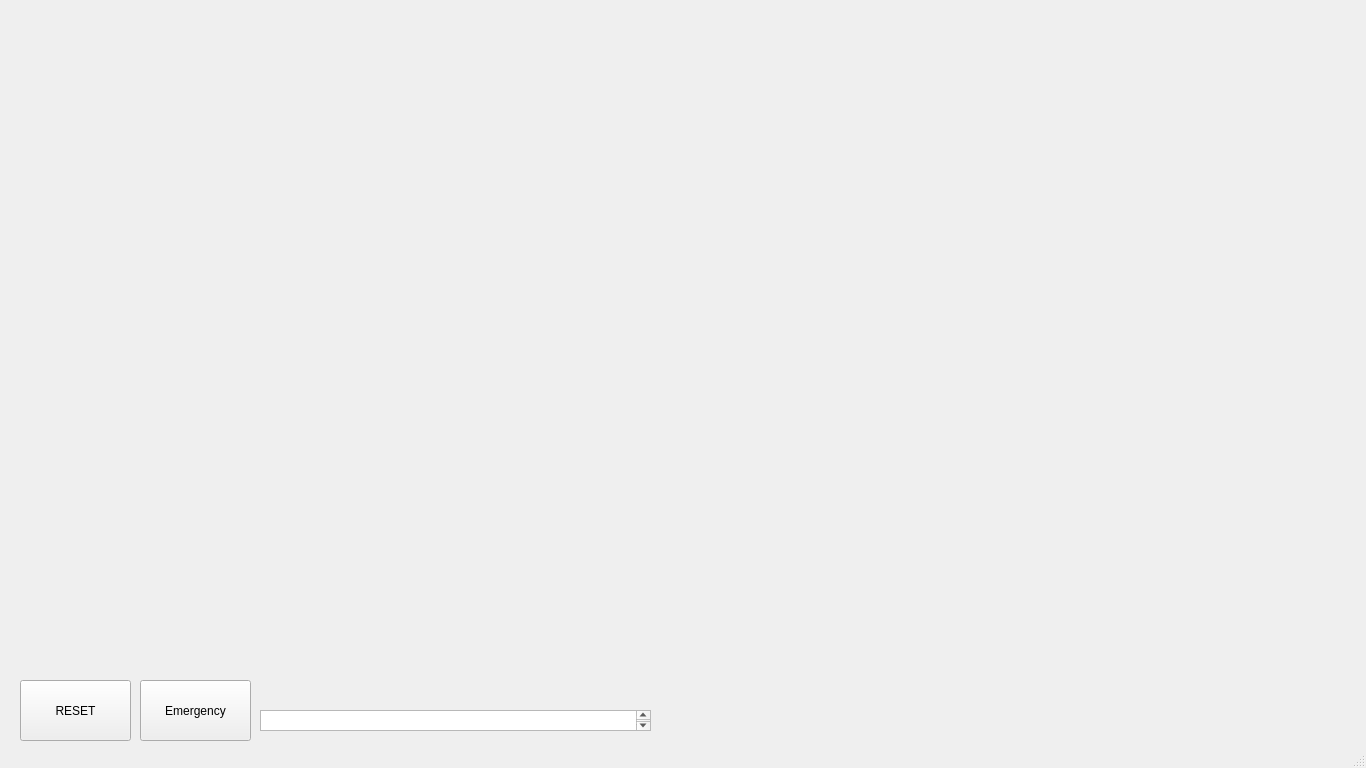
<?xml version="1.0" encoding="UTF-8"?>
<ui version="4.0">
 <class>MainWindow</class>
 <widget class="QMainWindow" name="MainWindow">
  <property name="geometry">
   <rect>
    <x>0</x>
    <y>0</y>
    <width>1366</width>
    <height>768</height>
   </rect>
  </property>
  <property name="windowTitle">
   <string>MainWindow</string>
  </property>
  <widget class="QWidget" name="centralwidget">
   <widget class="QPushButton" name="ResetButton">
    <property name="geometry">
     <rect>
      <x>20</x>
      <y>680</y>
      <width>111</width>
      <height>61</height>
     </rect>
    </property>
    <property name="whatsThis">
     <string>&lt;html&gt;&lt;head/&gt;&lt;body&gt;&lt;p&gt;&lt;br/&gt;&lt;/p&gt;&lt;/body&gt;&lt;/html&gt;</string>
    </property>
    <property name="styleSheet">
     <string notr="true"/>
    </property>
    <property name="text">
     <string>RESET</string>
    </property>
    <property name="icon">
     <iconset>
      <normaloff>img/Reset.png</normaloff>img/Reset.png</iconset>
    </property>
    <property name="autoDefault">
     <bool>false</bool>
    </property>
    <property name="default">
     <bool>false</bool>
    </property>
    <property name="flat">
     <bool>false</bool>
    </property>
   </widget>
   <widget class="QPushButton" name="EmergencyParachuteButton">
    <property name="geometry">
     <rect>
      <x>140</x>
      <y>680</y>
      <width>111</width>
      <height>61</height>
     </rect>
    </property>
    <property name="styleSheet">
     <string notr="true"/>
    </property>
    <property name="text">
     <string>Emergency</string>
    </property>
    <property name="icon">
     <iconset>
      <normaloff>img/Emergency_Parachute.png</normaloff>img/Emergency_Parachute.png</iconset>
    </property>
   </widget>
   <widget class="QTextEdit" name="textEdit">
    <property name="geometry">
     <rect>
      <x>260</x>
      <y>710</y>
      <width>391</width>
      <height>21</height>
     </rect>
    </property>
   </widget>
   <widget class="QWidget" name="BNOplot" native="true">
    <property name="geometry">
     <rect>
      <x>270</x>
      <y>10</y>
      <width>651</width>
      <height>361</height>
     </rect>
    </property>
   </widget>
   <widget class="QWidget" name="BNO3D" native="true">
    <property name="geometry">
     <rect>
      <x>950</x>
      <y>10</y>
      <width>371</width>
      <height>361</height>
     </rect>
    </property>
   </widget>
  </widget>
  <widget class="QMenuBar" name="menubar">
   <property name="geometry">
    <rect>
     <x>0</x>
     <y>0</y>
     <width>1366</width>
     <height>33</height>
    </rect>
   </property>
  </widget>
  <widget class="QStatusBar" name="statusbar"/>
 </widget>
 <resources>
  <include location="img/Reset.png"/>
 </resources>
 <connections>
  <connection>
   <sender>ResetButton</sender>
   <signal>clicked()</signal>
   <receiver>MainWindow</receiver>
   <slot>ResetStart()</slot>
   <hints>
    <hint type="sourcelabel">
     <x>104</x>
     <y>701</y>
    </hint>
    <hint type="destinationlabel">
     <x>71</x>
     <y>669</y>
    </hint>
   </hints>
  </connection>
 </connections>
 <slots>
  <slot>ResetStart()</slot>
 </slots>
</ui>
